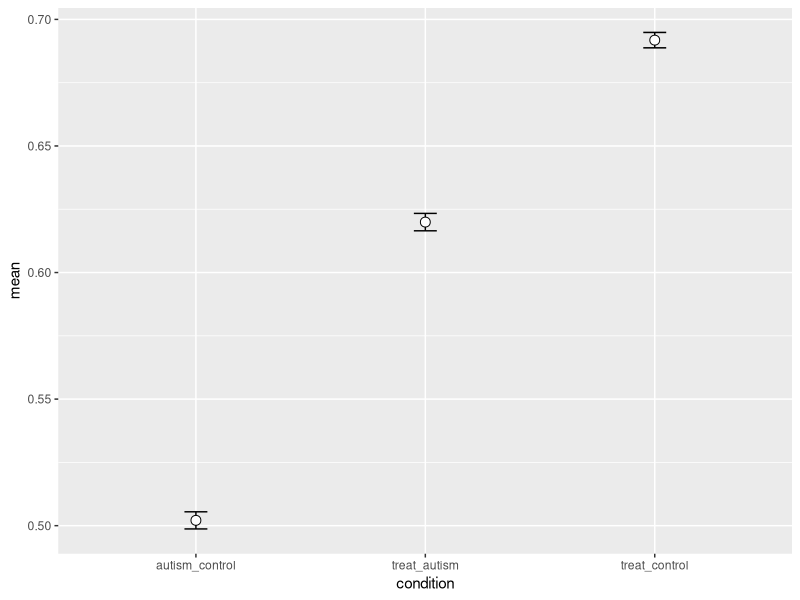

R code for this plot:
library(boot)
library(ggplot2)

# Read in data
setwd("~/Desktop")
datums_vaccine = read.table("Vaccine_Data.txt", header = TRUE)
datums_vaccine$diff = datums_vaccine$post - datums_vaccine$pre

num_sims <- 100000

# Initialize matrices/data.frames

datums <- data.frame(matrix(ncol = 3, nrow = 3))
rownames(datums) <- c("treat_autism", "treat_control","autism_control")
colnames(datums) <- c("mean", "ci","condition")
datums[1,3] = "treat_autism"
datums[2,3] = "treat_control"
datums[3,3] = "autism_control"

sims <- matrix(NA, nrow = num_sims, ncol=3)
treat_autism <- matrix(NA, nrow = num_sims, ncol=1)
treat_control <- matrix(NA, nrow = num_sims, ncol=1)
autism_control <- matrix(NA, nrow = num_sims, ncol=1)

# Run simulations

for (i_sims in 1:num_sims) {
  
  # Get a number between 1 and 6, in .1 increments for window minimum
  limits = sample(10:60, 1, replace=F)
  min = min(limits)/10
  
  # Set window max as value .25 to 1.25 bigger than minimum (in increments of .25)
  max = min + c(.25,.5,.75,1)[sample(1:4, 1)]
  
  # Cull data to only be in window
  datums_check = datums_vaccine[datums_vaccine$pre>=min & datums_vaccine$pre<=max,] 
  
  # Get Mean of Conditions in Sample
  control = datums_check[datums_check$condition=='control',]
  autism = datums_check[datums_check$condition=='autism',]
  treatment = datums_check[datums_check$condition=='treatment',]
  
  sims[i_sims,1] = mean(treatment$diff)
  sims[i_sims,2] = mean(control$diff)
  sims[i_sims,3] = mean(autism$diff)
  
  # Code which conditions are bigger, 
  # ignoring cases when 1 of 2 compared conditions have 0 values
  if (nrow(treatment) > 0 & nrow(autism) > 0) {
    if (mean(treatment$diff) > mean(autism$diff))
      treat_autism[i_sims,1] = 1
    else treat_autism[i_sims,1] = 0
    }
  
  if (nrow(treatment) > 0 & nrow(control) > 0) {
    if (mean(treatment$diff) > mean(control$diff))
      treat_control[i_sims,1] = 1
    else treat_control[i_sims,1] = 0
  }
  
  if (nrow(autism) > 0 & nrow(control) > 0) {
    if (mean(autism$diff) > mean(control$diff))
      autism_control[i_sims,1] = 1
    else autism_control[i_sims,1] = 0
  }
}

# Remove missing values (when 1 of 2 compared conditions had 0 values)
treat_autism <- treat_autism[!is.na(treat_autism)]
treat_control <- treat_control[!is.na(treat_control)]
autism_control <- autism_control[!is.na(autism_control)]

# Get overall means
datums[1,1] = mean(treat_autism)
datums[2,1] = mean(treat_control)
datums[3,1] = mean(autism_control)

# Bootstrap Confidence Intervals
b <- boot(treat_autism, function(u,i) mean(u[i]), R = 1000)
ci = boot.ci(b, type = "norm")
datums[1,2] = mean(treat_autism) - ci$norm[2]

b <- boot(treat_control, function(u,i) mean(u[i]), R = 1000)
ci = boot.ci(b, type = "norm")
datums[2,2] = mean(treat_control) - ci$norm[2]

b <- boot(autism_control, function(u,i) mean(u[i]), R = 1000)
ci = boot.ci(b, type = "norm")
datums[3,2] = mean(autism_control) - ci$norm[2]

# Plot
ggplot(datums, aes(x=condition, y=mean)) +
  geom_line() +
  geom_errorbar(width=.1, aes(ymin=mean-ci, ymax=mean+ci)) +
  geom_point(shape=21, size=3, fill="white")